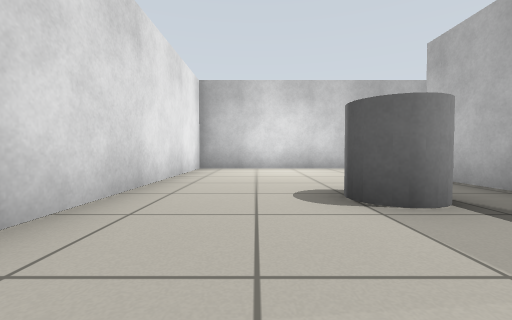
view 1 (above)

18 first-person views from a walk through a world built for the Gazebo simulator. The camera is 0.5 m above the floor, tilts 2° down and sees 90° across. The floor is counted in squares, 1 m on a side. Each view is taken from the middle of a square. On the plan, view 1 faces up. The plan holds only what a view shows up to about 9 squares ahead; the rest is blank.

view 2
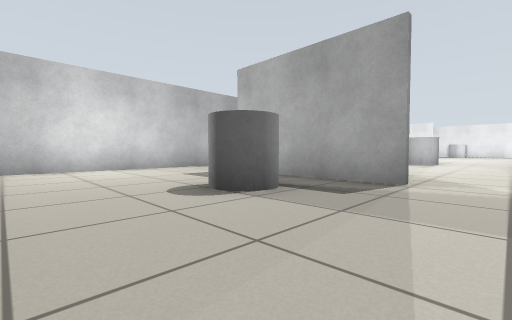

view 3
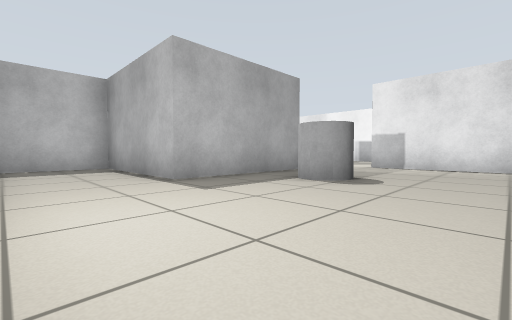

view 4
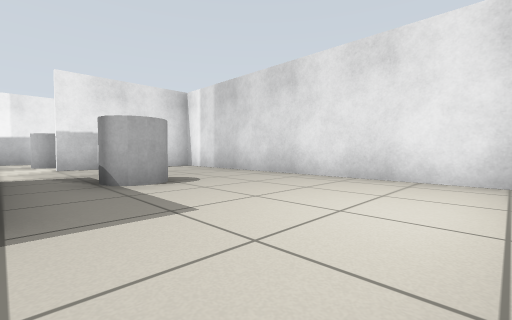

view 5
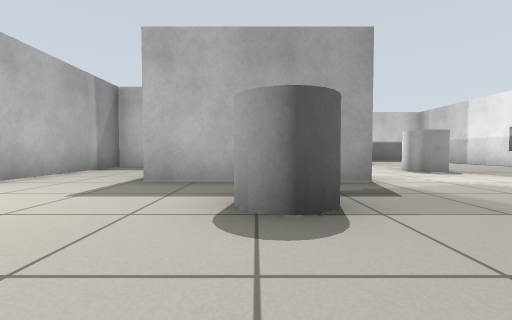

view 6
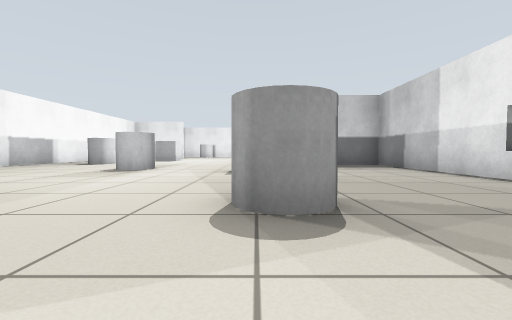

view 7
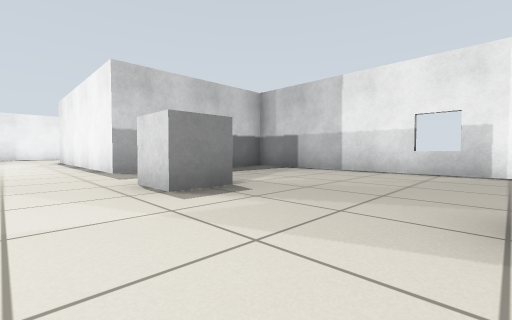

view 8
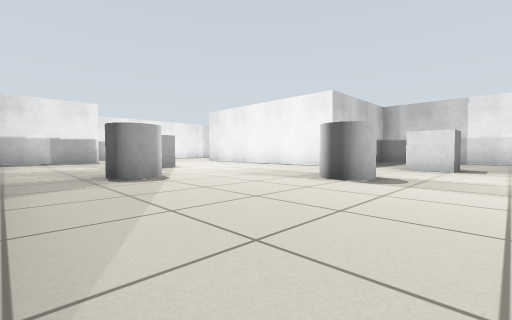

view 9
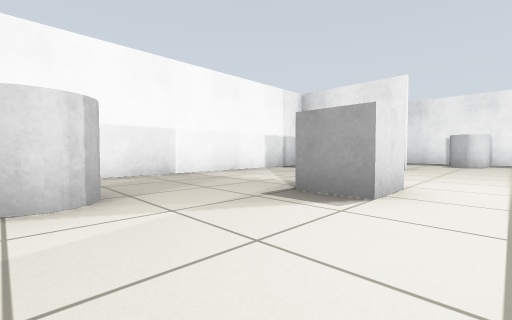

view 10
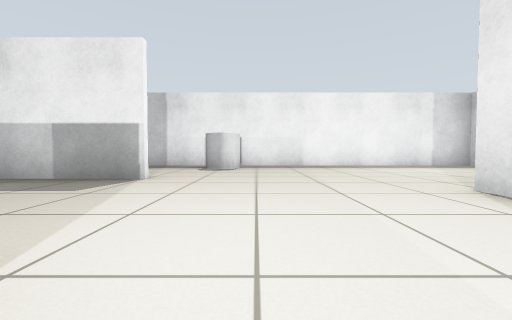

view 11
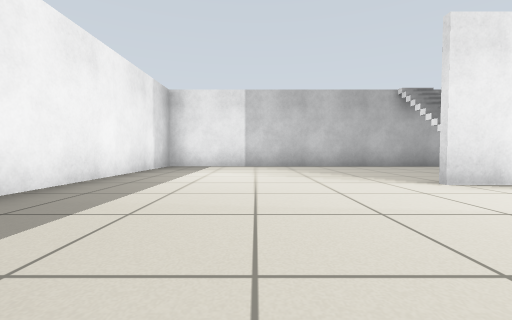

view 12
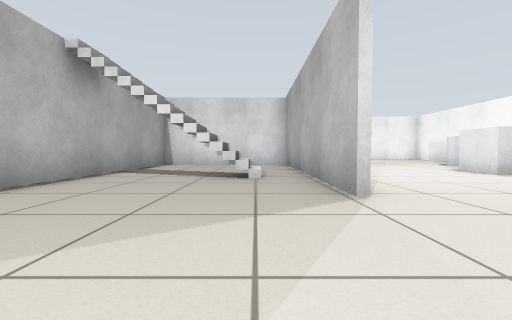

view 13
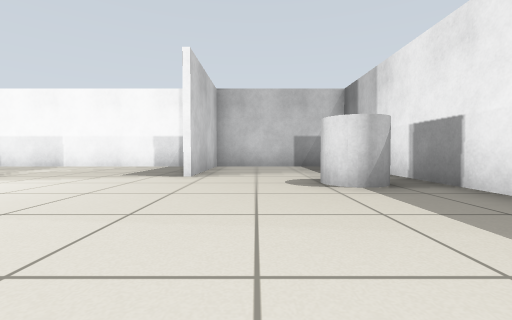

view 14
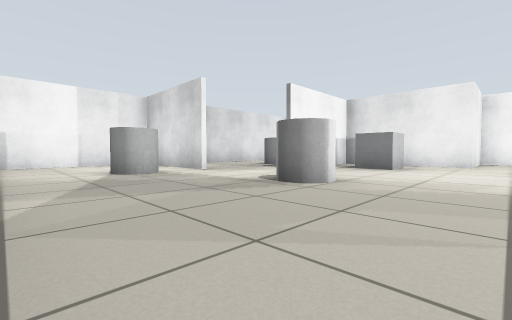

view 15
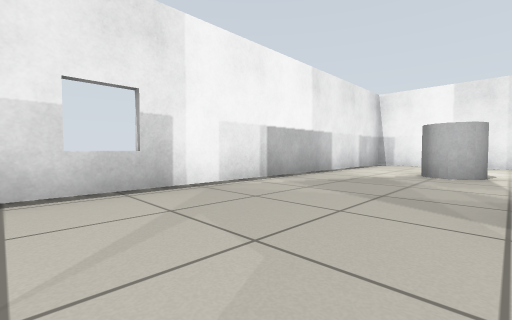

view 16
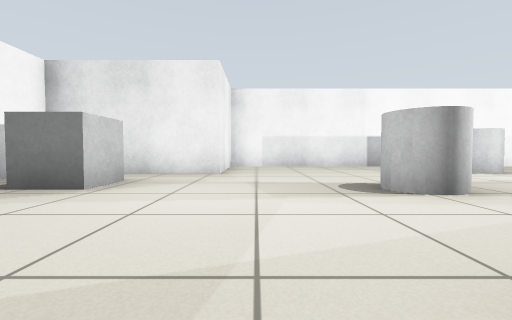

view 17
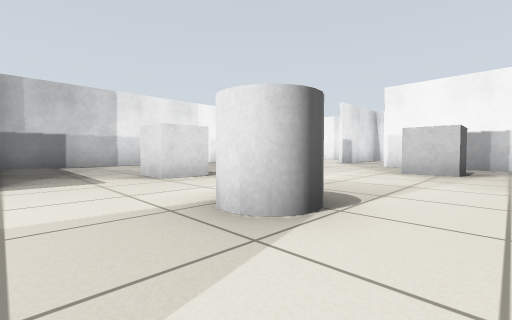

view 18
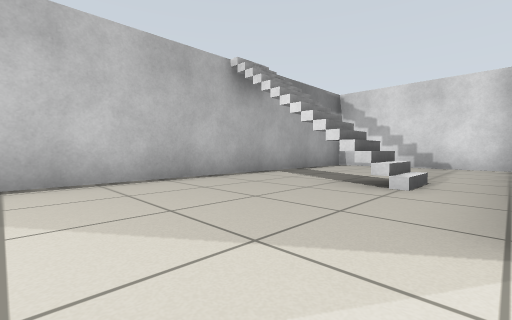

### Floor plan
Points are (right, up) in squares from view 1. A wall is a line through its corners. A room is listed if a view was taken in it or the views show most of it. See-through windows are left out.
Room 1 (views 1, 2, 3, 4, 5)
walls: (3.2, 1) (3.2, 4.8) (7, 4.8) (7, 7.4); (7.1, 7.3) (-1.6, 7.3) (-1.6, -1) (2.1, -1)
ways out: opening at (2.5, 0.5) to room 2
objects: grey cylinder (1, 2) to (2, 3)
Room 2 (views 6, 7, 8, 9, 10, 11, 12, 13, 14, 15, 16, 17, 18)
walls: (12.3, -1) (12.3, -5.1); (12.5, -5.4) (24.8, -5.4) (24.8, 7.3) (20.7, 7.3) (20.7, 4); (19.2, -0.9) (13.1, -0.9); (20.6, 3.9) (20.6, 7); (7.2, 7.4) (7.2, 4.7) (3.3, 4.7) (3.3, 1); (20.2, 7.3) (7.1, 7.3); (2.1, -1.1) (-1, -1.1); (-1.6, -1.8) (-1.6, -5.4) (12.2, -5.4) (12.2, -0.7) (19.2, -0.7)
ways out: opening at (2.5, 0.5) to room 1
objects: grey cylinder (2, -3); grey cylinder (5, -2) to (6, -1); grey box (5, 3) to (6, 3); grey box (9, -1) to (10, -1); grey cylinder (10, 2) to (10, 3); grey cylinder (13, 5); stairs (16, -4) to (16, -3); grey box (16, 3) to (16, 4); grey cylinder (23, 3) to (24, 3)

Positions as (right, up) in squares from view 1, and headings:
1: (0, 0), facing up
2: (-1, 0), facing up-right
3: (-1, 7), facing down-right
4: (3, 7), facing down-left
5: (-1, 3), facing right
6: (3, -1), facing right
7: (6, 1), facing down-right
8: (8, 7), facing down-right
9: (13, 2), facing up-right
10: (16, 2), facing right
11: (22, 3), facing down
12: (22, -2), facing left
13: (22, -1), facing up
14: (8, -5), facing up-left
15: (8, -2), facing down-left
16: (8, -1), facing up
17: (12, 4), facing down-left
18: (21, -1), facing down-left
